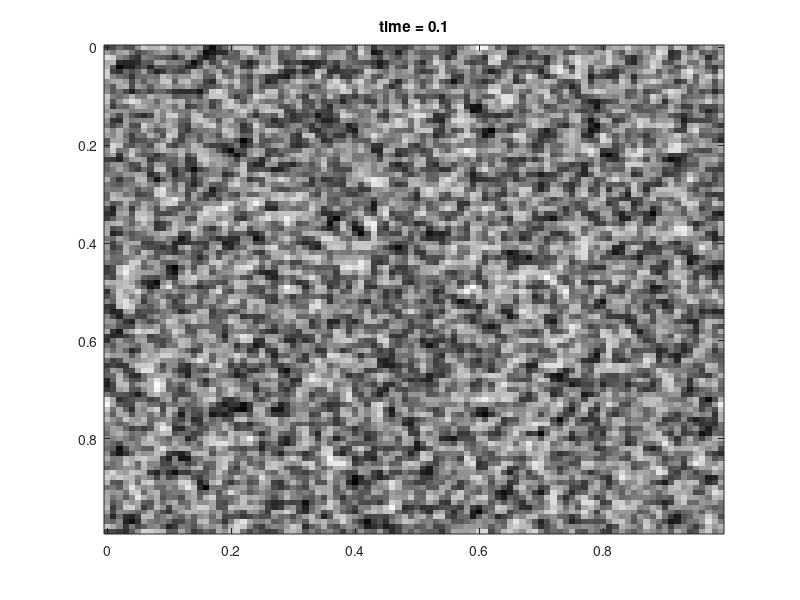
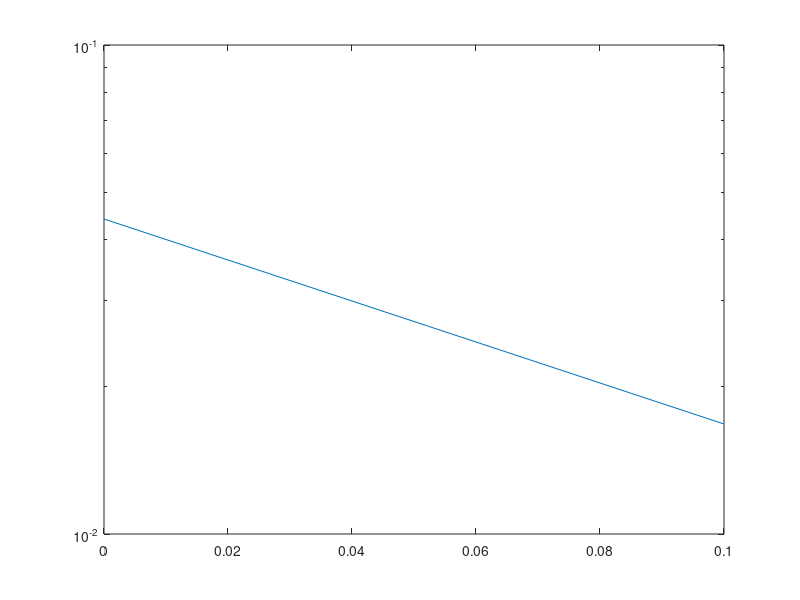
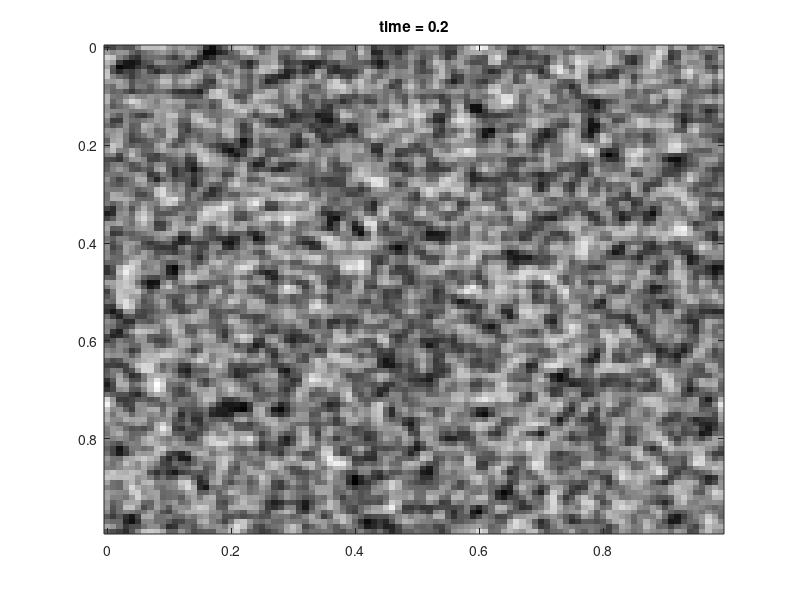
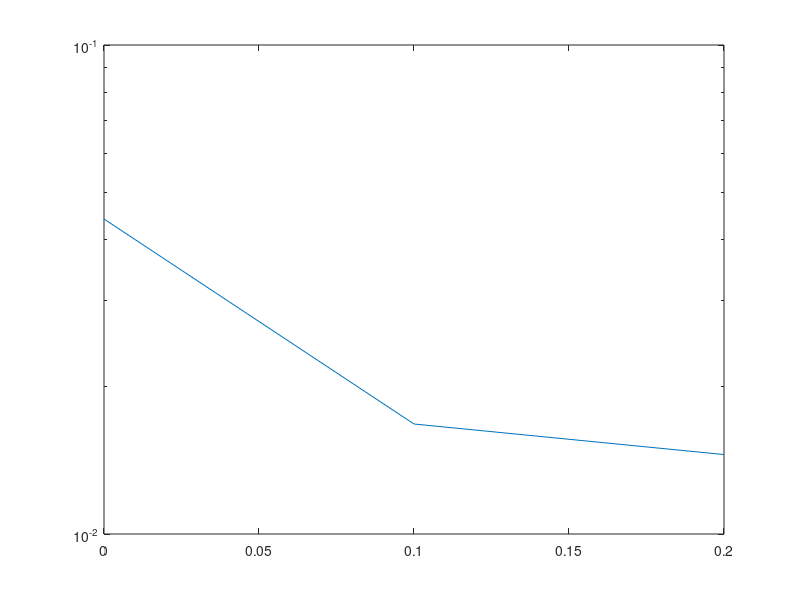

Recreate these plots in MATLAB, in order.
% -- CUSTOM SET UP --
gridsize = 1;
N = 100;                   % Number of Gridpoints
dt = 1/10;               % Time step
c0 = 9/32;                 % Normalization constant for double well


epsilon = 1/20;
gamma = 1/400;

th = 1;                   % Thickness parameter
Nmax = 50;                 % Max iterations for fixed point

tol = 10^(-6);                % Tolerance for fixed point convergence
stop_crit = 10^(-8);          % Stopping criterion for time iteration
max_it = 50000;


% -- GENERIC SET UP --
x = gridsize/N * (0:N-1);

k = [1:N/2 -N/2:-1]';   % Proper wave number vector for FFT

[xi, eta] = ndgrid(k, k);   % 2D wave numbers
modk2 = xi.^2 + eta.^2;
modk = sqrt(modk2);



function [k, u_n, err, conv] = fixpt(u0, L, dt, N, epsilon, gamma, Nmax, tol, c0)
    % Nonlinear function (replaced inline with handle)
    NL = @(u, v, epsilon, gamma, c0) 2 * gamma * c0 /(epsilon) * (u + v) .* (1 - (abs(u).^2 + abs(v).^2) / 2);

    % Constant term for iteration
    CT = real(ifft2( (ones(N) - dt/2 * L) ./ (ones(N) + dt/2 * L) .* fft2(u0) ) );

    % Initialization
    j = 1;
    error = 10;
    u_int = u0;
    u_int2 = N * ones(N,N);
    convergence = 0;

    
    %disp("L, CT")
    %disp(max(max(L)));
    %disp(max(max(abs(CT))));
    %disp("max u0 and u02")
    %disp(mean(mean(abs(u0))));
    %disp(mean(mean(abs(u0).^2)));

    % Fixed Point Iteration Loop
    while (j < Nmax) && (error > tol)
        test = NL(u_int, u0, epsilon, gamma, c0);

        %disp("NL");
        %disp(max(max(abs(test))));

        u_int2 = real(ifft2(fft2(dt * test) ./ (ones(N) + dt/2 * L) ) + CT);
        error = max(max(abs(u_int2 - u_int)));
        disp("error");
        disp(error);
        u_int = u_int2;
        j = j + 1;
    end

    if error < tol
        convergence = 1;
    end

    k = j;
    u_n = u_int2;
    err = error;
    conv = convergence;
end


function [discrete_energy_value] = energy_value(gamma, epsilon, N, u, th, modk, modk2, c0)
    W = double_well(u, c0);
    ftu = 1 / N^2 * fft2(u);

    S = sigma(th * modk);
    %disp("max S");
    %disp(max(S(:)))
    %disp(min(S(:)))
    %disp(mean(S(:)))

    discrete_energy_value = (gamma / epsilon) * 1 / N^2 * (sum(sum(W))) + 1/2 * sum(sum((sigma(th * modk) + gamma * epsilon * (modk2)) .* abs(ftu).^2));
end


function W = double_well(u, c0)
    u2 = 1 - abs(u).^2;
    W = c0 * (u2.^2);
end


function sig = sigma_new(A)
    sig = zeros(size(A));
    small = abs(A) < 1e-12;
    large = ~small;
    sig(small) = 1 - pi * abs(A(small));
    sig(large) = (1 - exp(-2 * pi * abs(A(large)))) ./ (2 * pi * abs(A(large)));
end


function sig = sigma(A)
    if (abs(A)< 1.0e-12)
        B = 1-(pi*abs(A));
    else
        B = (1 - exp(-2 * pi * abs(A) ) ) ./ (2*pi*abs(A));
    end
sig=B;
end



%u0 = tanh(10 * (rand(N, N) - 0.5)) + 1i * tanh(10 * (rand(N, N) - 0.5));

%u0 = randn(N,N) + i * randn(N,N);
%u0 = (2*rand(N,N) - 1) + 1i*(2*rand(N,N) - 1);  % Complex initial condition

u0 = 2 * rand(N,N) - 1;

%u0 = tanh(10 * (rand(N, N) - 0.5)) + 1i * tanh(10 * (rand(N, N) - 0.5));
%[x1, x2] = ndgrid(x, x);
%u0 = sin(8 * pi * x1) * sin(8 * pi * x2);


%disp("max INV FFT");
tmp = fft2(u0);
inv_fft = ifft2(tmp);
disp(max(abs(inv_fft(:))))  % ~O(1)



disp("max NL");
NL = 2 * gamma * c0 / epsilon * (u0 + u0) .* (1 - (abs(u0).^2 + abs(u0).^2) / 2);
disp(max(abs(NL(:))));



L = (2 * pi)^2 * gamma * epsilon * (modk2) + sigma(th * modk);   % Linear operator
Mult = ones(N) - dt/2 * L;           % Fourier space multiplication operator
Inv = ones(N) + dt/2 * L;            % Inverse operator in Fourier space


% -- TIME STEPPING LOOP INITIALIZATION --
n_it = 1;
time = 0;
i = 1;
time = time + dt;
u_int = u0;
Du = 1;
Denergy = 1000;

% -- TIME VECTOR VALUES --
time_vector = zeros(max_it, 1);
time_vector(1) = 0;

% -- ENERGY COMPUTATION - INITIALIZATION --
%Energy = zeros(1, max_it);
[Energy(1,i)] = energy_value(gamma, epsilon, N, u0, th, modk, modk2, c0);
i = i + 1;

fig1 = figure(1);
fig2 = figure(2);

c1 = c0;

% -- TIME STEPPING LOOP --
while (n_it < max_it) && (abs(Denergy) > stop_crit);
    [k_fp, u, err, conv] = fixpt(u_int, L, dt, N, epsilon, gamma, Nmax, tol, c0);
    disp("ii");
    disp(n_it);
    disp("dt");
    disp(dt);
    if conv == 1
        [Energy(1,i)] = energy_value(gamma, epsilon, N, u, th, modk, modk2, c1);
        Du = max(max(abs(u - u_int)));
        %Denergy = abs(Energy(1,i-1) - Energy(1,i));
        Denergy = Energy(1, i-1) - Energy(1, i);
        disp("Diff energy:");
        disp(Denergy);

        time_vector(i) = time_vector(i-1) + dt;

        % -- Pattern visualization --
        figure(fig1);
        imagesc(x, x, u); colormap(gray);
        title(['time = ' num2str(time)]);

        Frames(i-1) = getframe(gcf); % store frame

        figure(fig2);
        semilogy(time_vector(1:i), Energy(1,1:i));

        drawnow;
    
        % -- Update values --
        u_int = u;
        time = time + dt;
        n_it = n_it + 1;
        i = i + 1;
        filename_image = sprintf('condette_image_N=%d_max_it=%d_gamma=%d_eps=%d_dt=%d_th=%d.png',N,max_it,gamma,epsilon,dt,th);
        saveas(fig1, filename_image);
        filename_energy = sprintf('condette_energy_N=%d_max_it=%d_gamma=%d_eps=%d_dt=%d_th=%d.png',N, max_it,gamma,epsilon,dt,th);
        saveas(fig2, filename_energy);


    elseif (conv == 0)
        dt = dt/4;  % reduce time step
        %if dt < 1e-12
           % savefig("test_mat.fig")
        %    saveas('test_mat.png')a
        %    error('Time step too small. Exiting.');
        
    end
end








